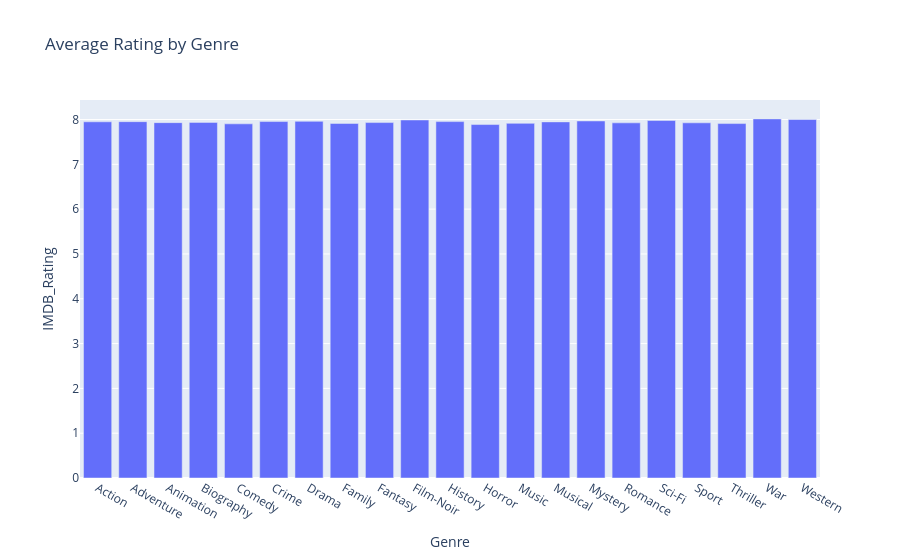

The notebook cell this image was saved under:
### Code cell
genre_avg = imdb_g.groupby("Genre")["IMDB_Rating"].mean().reset_index()

fig = px.bar(
    genre_avg,
    x="Genre",
    y="IMDB_Rating",
    title="Average Rating by Genre"
)

fig.show()
fig.write_image("Average_Rating_by_Genre.png", width=1400, height=800, scale=2)

### Figure 1 — Plotly figure (JSON) as saved in the notebook; plotly's stock layout.template omitted (floating-point values rounded to 4 significant figures)
{"data": [{"hovertemplate": "Genre=%{x}<br>IMDB_Rating=%{y}<extra></extra>", "legendgroup": "", "marker": {"color": "#636efa", "pattern": {"shape": ""}}, "name": "", "orientation": "v", "showlegend": false, "textposition": "auto", "type": "bar", "x": ["Action", "Adventure", "Animation", "Biography", "Comedy", "Crime", "Drama", "Family", "Fantasy", "Film-Noir", "History", "Horror", "Music", "Musical", "Mystery", "Romance", "Sci-Fi", "Sport", "Thriller", "War", "Western"], "xaxis": "x", "y": [7.949, 7.952, 7.93, 7.936, 7.903, 7.955, 7.959, 7.913, 7.932, 7.989, 7.954, 7.888, 7.914, 7.947, 7.968, 7.926, 7.978, 7.926, 7.909, 8.014, 8.0], "yaxis": "y"}], "layout": {"barmode": "relative", "legend": {"tracegroupgap": 0}, "title": {"text": "Average Rating by Genre"}, "xaxis": {"anchor": "y", "domain": [0, 1], "title": {"text": "Genre"}}, "yaxis": {"anchor": "x", "domain": [0, 1], "title": {"text": "IMDB_Rating"}}}}
